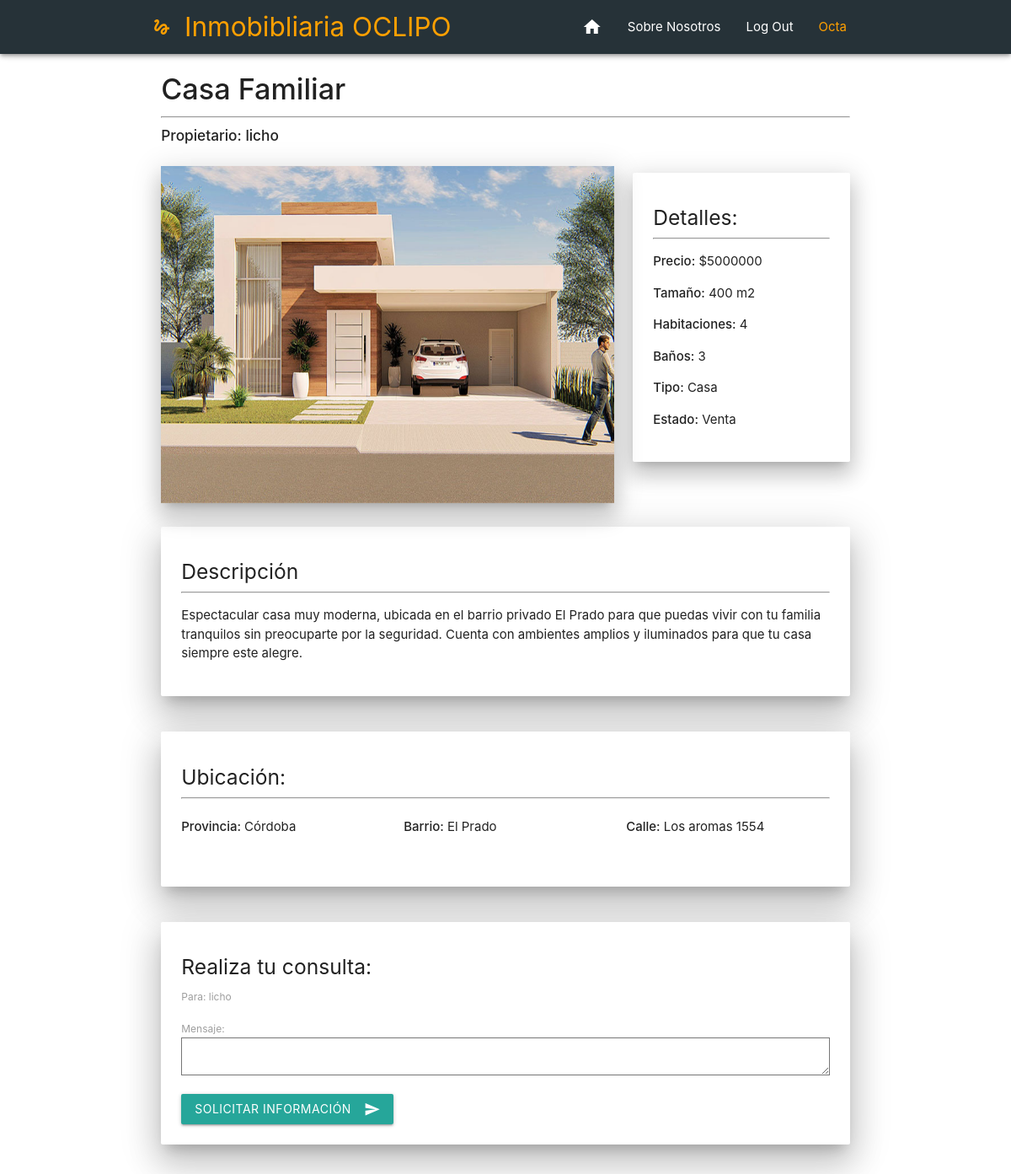
Page /propiedad/39 (signed in) on the committed database.
### Inmobibliaria/models.py (models this page shows, shortened)
class Propiedad(models.Model):
    usuario = models.ForeignKey(User, on_delete=models.CASCADE, null=False)
    titulo = models.CharField(max_length=20)
    precio = models.IntegerField()
    ubicacion = models.ForeignKey('Ubicacion', on_delete=models.CASCADE, null=False)
    barrio = models.CharField(max_length=30)
    calle = models.CharField(max_length=30)
    numero = models.IntegerField()
    tipo = models.CharField(max_length=12,choices=TIPO_CHOICES)
    estado = models.CharField(max_length=8,choices=STATUS_CHOICES)
    habitaciones = models.IntegerField()
    baños = models.IntegerField()
    tamaño = models.IntegerField()
    descripcion = models.TextField(max_length=2000)
    fecha = models.DateTimeField(auto_now_add=True)

class Imagen(models.Model):
    propiedad = models.ForeignKey(Propiedad, on_delete=models.CASCADE,null=False)
    foto = models.ImageField(upload_to='fotos/', null=True)

class Ubicacion(models.Model):
    provincia = models.CharField(max_length=30)

### Inmobibliaria/views.py (the view)
# urls.py: path("propiedad/<str:id>", views.propiedadview),
def propiedadview(request,id):
    propiedad = Propiedad.objects.get(id = id)
    imagenesLibro = Imagen.objects.filter(propiedad = propiedad)
    indiceEnCarusel = ["#one", "#two", "#three"] #El carusel necesita esos datos en el href para funcionar
    if request.method == 'POST':
        form = ComentarioModelForm(request.POST)
        current_user = get_object_or_404(User, pk = request.user.pk)
        if form.is_valid():
            created_comentario = form.save(commit=False)
            created_comentario.user = current_user
            created_comentario.propiedad = propiedad
            if created_comentario.user != created_comentario.propiedad.usuario:
                created_comentario.save()
                subject = "Has recibido una consulta de tu propiedad " + propiedad.titulo
                message = "De: " + created_comentario.user.username + "\nCorreo: "+ created_comentario.user.email + "\n" + created_comentario.mensaje
                email_from = settings.EMAIL_HOST_USER
                recipient_list = [propiedad.usuario.email]
                send_mail(subject, message, email_from, recipient_list)
                messages.success(request, f'Tu consulta ha sido enviada!')
                return redirect('/')
            else:
                messages.success(request, f'No puedes consultar una propiedad tuya')
    else:
        form = ComentarioModelForm()
    return render(request,"Inmobibliaria/propiedad.html",{"propiedad":propiedad, "imagenes": imagenesLibro,"indiceEnCarusel":indiceEnCarusel,"host": request.get_host(),"form":form})

### Inmobibliaria/forms.py
class ComentarioModelForm(forms.ModelForm):
	class Meta:
		model = Comentario
		fields = ['mensaje']

### Inmobibliaria/templatetags/index.py (called while the page is built)
@register.filter
def index(indexable, i):
    return indexable[i]

### Inmobibliaria/templates/Inmobibliaria/propiedad.html (shortened to what this page needs)
{% extends 'Inmobibliaria/base.html' %}
{% block content %}
<div class="container">
<div class="row">
    <div class="col s12 m12">
        <h4><strong>{{propiedad.titulo}}</strong></h4><hr>
        <h6><strong> Propietario: {{propiedad.usuario}}</strong></h6>
    </div>
</div>
<div class="row">
    <div class="col s12 m8">
        <div class="carousel carousel-slider z-depth-4">
        {% load index %}
        {% for imagen in imagenes %}
        <a class="carousel-item " href="{{ indiceEnCarusel|index:forloop.counter0 }}"><img src = "http://{{ host }}/media/{{ imagen.foto }}" width="100%" height="400"></a>
        {% endfor %}
        </div>
    </div>
    <div class="col s12 m4">
        <div class="card-panel z-depth-4">
        <h5>Detalles: </h5><hr>
        <p><strong>Precio:</strong> ${{propiedad.precio}}</p>
        <p><strong>Tamaño:</strong> {{propiedad.tamaño}} m2</p>
        <p><strong>Habitaciones:</strong> {{propiedad.habitaciones}}</p>
        <p><strong>Baños:</strong> {{propiedad.baños}}</p>
        <p><strong>Tipo:</strong> {{propiedad.tipo}}</p>
        <p><strong>Estado:</strong> {{propiedad.estado}}</p>
      </div>
    </div>
</div>
<div class="row">
    <div class="col s12 m12">
        <div class="card-panel white z-depth-5">
        <h5>Descripción</h5><hr>
        <p>{{propiedad.descripcion}}</p>
      </div>
    </div>
</div>
<div class="row">
    <div class="col s12 m12">
        <div class="card-panel white z-depth-5">
            <h5>Ubicación:</h5><hr>
            <div class="row">
            <div class="col s12 m4">
                <p><strong>Provincia: </strong>{{propiedad.ubicacion.provincia}}</p>
            </div>
            <div class="col s12 m4">
                <p><strong>Barrio: </strong>{{propiedad.barrio}}</p>
            </div>
            <div class="col s12 m4">
                <p><strong>Calle: </strong>{{propiedad.calle}} {{propiedad.numero}}</p>
            </div>
            </div>
        </div>
    </div>
</div>
<div class="row">
    <div class="col s12 m12">
        <div class="card-panel white z-depth-5">
            <h5>Realiza tu consulta:</h5>
            <label>Para: {{propiedad.usuario}}</label>
            <form method="post">
                {{ form.as_p }}
                {% if user.is_authenticated %}
                    <button class="btn waves-effect waves-light" type="submit" id="submit">Solicitar Información<i
                    class="material-icons right">send</i></button>
                {% else %}
                    <button class="btn waves-effect waves-light disabled" type="submit" id="submit">Debes iniciar sesión<i
                    class="material-icons right">send</i></button>
                {% endif %}
            </form>
        </div>
    </div>
</div>
{% endblock %}

### Inmobibliaria/templates/Inmobibliaria/navbar.html (shortened to what this page needs)
{% load static %}
<div class="navbar-fixed  ">
    <nav class="blue-grey darken-4 z-depth-2 ">
      <div class="nav-wrapper container ">
        <a class="brand-logo text-warning amber-text text-darken-2" href="{% url "home" %}" ><i class="medium material-icons ">gesture</i>Inmobibliaria OCLIPO</a>
        <ul id="nav-mobile" class="right hide-on-med-and-down text-warning">
          <li><a href="/" ><i class="medium material-icons  ">home</i></a>
          <li><a href="/aboutas" class="">Sobre Nosotros</a></li>
{% if user.is_authenticated %}
            <li><a href="/logout" class="">Log Out</a></li>
            <li><a href="/perfil/{{user.username}}" class="amber-text text-darken-2">{{user.username}}</a></li>
{% else %}
            <li><a href="/login" class="">Sign Up</a></li>
            <li><a href="/register" class="">Register</a></li>
{% endif %}
        </ul>
      </div>
    </nav>
  </div>

### rows in the picture
Propiedad: titulo "Casa Familiar", usuario "licho", precio "5000000", tamaño "400", habitaciones "4", baños "3", tipo "Casa", estado "Venta", descripcion "Espectacular casa muy moderna, ubicada en el barrio privado El Prado para que puedas vivir con tu familia tranquilos sin preocuparte por la seguridad. Cuenta con ambientes amplios y iluminados para que tu casa siempre este alegre.", ubicacion.provincia "Córdoba", barrio "El Prado", calle "Los aromas", numero "1554"
Imagen: foto (picture)

### other values in the picture
{{ user.username }} "Octa"
